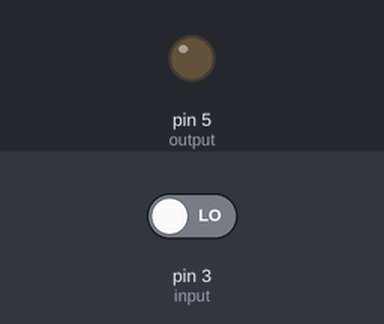
This sketch was run on a simulated Arduino Uno, built with avr-gcc and run on an emulated ATmega328P. Parts: output pins drawn as LEDs (lit = HIGH). The inputs (shaded band) are chosen by the test bench; at power-on: pin 3 (input) LOW.

Above: at 1.2 s.
1.3 s: pin 3 (input) driven HIGH
At 1.4 s:
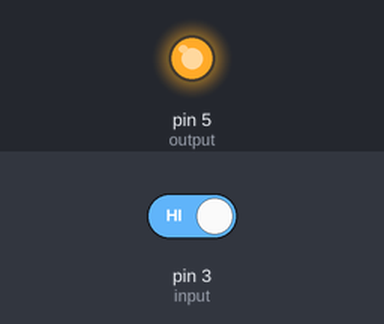
Timing chart, 0 to 4.3 s (numbered marks = the images above; inputs shaded):
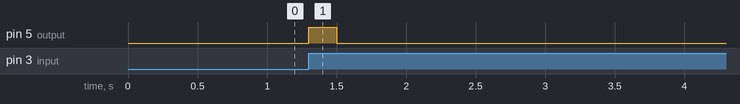

The sketch:

button_interrupt.ino
```cpp
int output = 5;
int input = 3;

void setup() {
  Serial.begin(9600);
  pinMode (output, OUTPUT);
  digitalWrite (output, LOW);
  //pinMode (input, INPUT);
  attachInterrupt(digitalPinToInterrupt(input), buttonpress, RISING);

}

void loop() {
  delay (500);
  digitalWrite(output, LOW);
  delay (500);

}

void buttonpress() {
  digitalWrite(output, HIGH);
}
```

Measured:
- after the input at 1.3 s, pin 5 (output): LOW → HIGH at once, → LOW 0.20 s later
